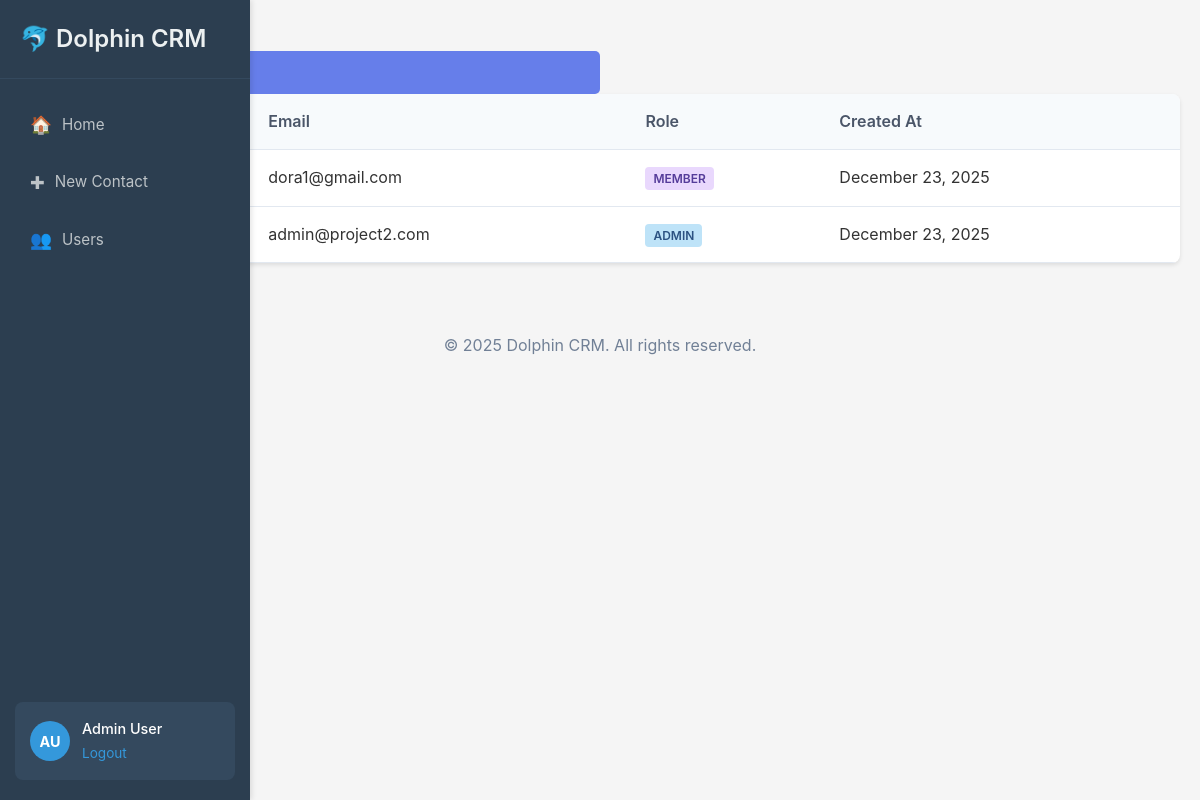
Screenshot of /users/list.php (signed in) with the database file from the repository.
### tables this page shows
CREATE TABLE `users` (
  `id` int(11) NOT NULL,
  `firstname` varchar(50) NOT NULL,
  `lastname` varchar(50) NOT NULL,
  `password` varchar(255) NOT NULL,
  `email` varchar(100) NOT NULL,
  `role` enum('Admin','Member') NOT NULL,
  `created_at` timestamp NOT NULL DEFAULT current_timestamp()
);

### users/list.php (the view, shortened to what this page needs)
<?php
$conn = getDBConnection();
$stmt = $conn->prepare("SELECT * FROM users ORDER BY created_at DESC");
$stmt->execute();
$users = $stmt->fetchAll(PDO::FETCH_ASSOC);
?>
<!DOCTYPE html>
<html lang="en">
<head>
    <link rel="stylesheet" href="../assets/css/styles.css">
</head>
<body>
    <?php include '../includes/aside.php'; ?>
    <div class="container">
        <div class="users-header">
            <h1>Users</h1>
            <a href="new.php" class="btn btn-primary">Add New User</a>
        </div>
        <div class="users-table">
            <table>
                <thead>
                    <tr>
                        <th>Name</th>
                        <th>Email</th>
                        <th>Role</th>
                        <th>Created At</th>
                    </tr>
                </thead>
                <tbody>
                    <?php foreach ($users as $user): ?>
                    <tr>
                        <td><?php echo htmlspecialchars($user['firstname'] . ' ' . $user['lastname']); ?></td>
                        <td><?php echo htmlspecialchars($user['email']); ?></td>
                        <td><span class="role-badge <?php echo strtolower($user['role']); ?>"><?php echo $user['role']; ?></span></td>
                        <td><?php echo date('F j, Y', strtotime($user['created_at'])); ?></td>
                    </tr>
                    <?php endforeach; ?>
                </tbody>
            </table>
        </div>
    </div>
    <?php include '../includes/footer.php'; ?>
</body>
</html>

### assets/css/styles.css (style rules this page uses)
* { margin: 0; padding: 0; box-sizing: border-box; }
body { font-family: -apple-system, BlinkMacSystemFont, 'Segoe UI', Roboto, Oxygen, Ubuntu, sans-serif; line-height: 1.6; color: #333; background-color: #f5f5f5; }
.btn { padding: 10px 20px; border: none; border-radius: 5px; cursor: pointer; text-decoration: none; display: inline-block; font-size: 14px; transition: all 0.3s; }
.btn-primary { width: 50%; background: #667eea; color: white; }
.container { max-width: 1200px; margin: 0 auto; padding: 0 20px; }
.contacts-table, .users-table { background: white; border-radius: 8px; overflow: hidden; box-shadow: 0 2px 4px rgba(0,0,0,0.1); }
table { width: 100%; border-collapse: collapse; }
thead { background: #f7fafc; }
th, td { padding: 15px; text-align: left; border-bottom: 1px solid #e2e8f0; }
th { font-weight: 600; color: #4a5568; }
.type-badge, .role-badge { padding: 4px 8px; border-radius: 4px; font-size: 12px; font-weight: 600; text-transform: uppercase; }
.role-badge.admin { background: #bee3f8; color: #2c5282; }
.role-badge.member { background: #e9d8fd; color: #553c9a; }

### rows the page displays
users: email "dora1@gmail.com", role "MEMBER", created_at "December 23, 2025"
users: email "admin@project2.com", role "ADMIN", created_at "December 23, 2025"

### other values shown
$firstInitial "A"
$lastInitial "U"
$_SESSION['firstname'] . ' ' . $_SESSION['lastname'] "Admin User"
